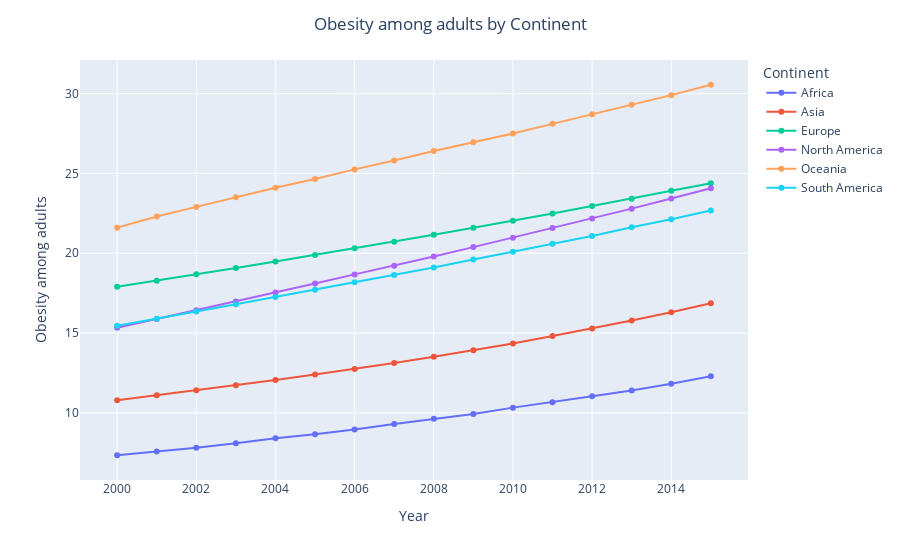

Notebook cell for this chart:
### Markdown cell above
##### Obesity among adults by Continent

### Code cell
grouped_continent = df.groupby(['Continent','Year'])['Obesity among adults'].mean().reset_index()
fig = px.line(grouped_continent, x='Year', y='Obesity among adults', color='Continent', markers=True)
fig.update_layout(title_text=f'Obesity among adults by Continent', title_x=0.5) 
fig.show()

### Figure 1 — Plotly figure (JSON) as saved in the notebook; plotly's stock layout.template omitted (floating-point values rounded to 4 significant figures)
{"data": [{"hovertemplate": "Continent=Africa<br>Year=%{x}<br>Obesity among adults=%{y}<extra></extra>", "legendgroup": "Africa", "line": {"color": "#636efa", "dash": "solid"}, "marker": {"symbol": "circle"}, "mode": "lines+markers", "name": "Africa", "orientation": "v", "showlegend": true, "type": "scatter", "x": [2000, 2001, 2002, 2003, 2004, 2005, 2006, 2007, 2008, 2009, 2010, 2011, 2012, 2013, 2014, 2015], "xaxis": "x", "y": [7.346, 7.579, 7.814, 8.104, 8.411, 8.664, 8.957, 9.304, 9.632, 9.936, 10.33, 10.67, 11.04, 11.4, 11.82, 12.3], "yaxis": "y"}, {"hovertemplate": "Continent=Asia<br>Year=%{x}<br>Obesity among adults=%{y}<extra></extra>", "legendgroup": "Asia", "line": {"color": "#EF553B", "dash": "solid"}, "marker": {"symbol": "circle"}, "mode": "lines+markers", "name": "Asia", "orientation": "v", "showlegend": true, "type": "scatter", "x": [2000, 2001, 2002, 2003, 2004, 2005, 2006, 2007, 2008, 2009, 2010, 2011, 2012, 2013, 2014, 2015], "xaxis": "x", "y": [10.79, 11.1, 11.42, 11.73, 12.06, 12.4, 12.75, 13.12, 13.51, 13.92, 14.35, 14.81, 15.29, 15.79, 16.3, 16.86], "yaxis": "y"}, {"hovertemplate": "Continent=Europe<br>Year=%{x}<br>Obesity among adults=%{y}<extra></extra>", "legendgroup": "Europe", "line": {"color": "#00cc96", "dash": "solid"}, "marker": {"symbol": "circle"}, "mode": "lines+markers", "name": "Europe", "orientation": "v", "showlegend": true, "type": "scatter", "x": [2000, 2001, 2002, 2003, 2004, 2005, 2006, 2007, 2008, 2009, 2010, 2011, 2012, 2013, 2014, 2015], "xaxis": "x", "y": [17.91, 18.28, 18.68, 19.07, 19.48, 19.89, 20.31, 20.72, 21.15, 21.6, 22.03, 22.48, 22.95, 23.41, 23.91, 24.39], "yaxis": "y"}, {"hovertemplate": "Continent=North America<br>Year=%{x}<br>Obesity among adults=%{y}<extra></extra>", "legendgroup": "North America", "line": {"color": "#ab63fa", "dash": "solid"}, "marker": {"symbol": "circle"}, "mode": "lines+markers", "name": "North America", "orientation": "v", "showlegend": true, "type": "scatter", "x": [2000, 2001, 2002, 2003, 2004, 2005, 2006, 2007, 2008, 2009, 2010, 2011, 2012, 2013, 2014, 2015], "xaxis": "x", "y": [15.33, 15.87, 16.43, 16.98, 17.55, 18.1, 18.67, 19.22, 19.8, 20.38, 20.97, 21.58, 22.17, 22.79, 23.43, 24.06], "yaxis": "y"}, {"hovertemplate": "Continent=Oceania<br>Year=%{x}<br>Obesity among adults=%{y}<extra></extra>", "legendgroup": "Oceania", "line": {"color": "#FFA15A", "dash": "solid"}, "marker": {"symbol": "circle"}, "mode": "lines+markers", "name": "Oceania", "orientation": "v", "showlegend": true, "type": "scatter", "x": [2000, 2001, 2002, 2003, 2004, 2005, 2006, 2007, 2008, 2009, 2010, 2011, 2012, 2013, 2014, 2015], "xaxis": "x", "y": [21.6, 22.3, 22.9, 23.5, 24.1, 24.65, 25.25, 25.8, 26.4, 26.95, 27.5, 28.1, 28.7, 29.3, 29.9, 30.55], "yaxis": "y"}, {"hovertemplate": "Continent=South America<br>Year=%{x}<br>Obesity among adults=%{y}<extra></extra>", "legendgroup": "South America", "line": {"color": "#19d3f3", "dash": "solid"}, "marker": {"symbol": "circle"}, "mode": "lines+markers", "name": "South America", "orientation": "v", "showlegend": true, "type": "scatter", "x": [2000, 2001, 2002, 2003, 2004, 2005, 2006, 2007, 2008, 2009, 2010, 2011, 2012, 2013, 2014, 2015], "xaxis": "x", "y": [15.46, 15.89, 16.35, 16.8, 17.26, 17.71, 18.18, 18.63, 19.11, 19.61, 20.09, 20.59, 21.08, 21.62, 22.12, 22.67], "yaxis": "y"}], "layout": {"legend": {"title": {"text": "Continent"}, "tracegroupgap": 0}, "margin": {"t": 60}, "title": {"text": "Obesity among adults by Continent", "x": 0.5}, "xaxis": {"anchor": "y", "domain": [0, 1], "title": {"text": "Year"}}, "yaxis": {"anchor": "x", "domain": [0, 1], "title": {"text": "Obesity among adults"}}}}
